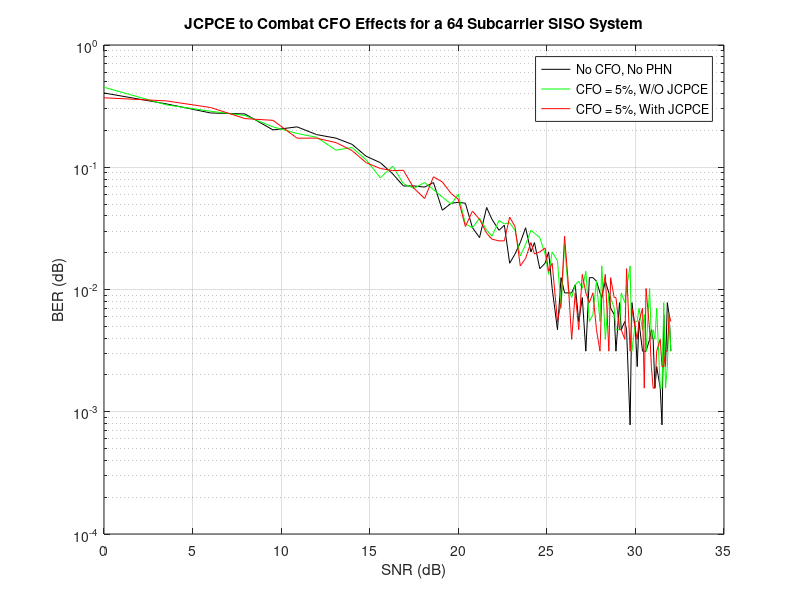

The MATLAB source for this figure:
% Divide the number after "alpha" by 100 in the BER variable names to get
% the
% actual Standard deviation used in the program
FSB_PhaseOffset_256_SNR = [0.00E+00	3.52E+00	6.02E+00	7.96E+00	9.54E+00	1.09E+01	1.20E+01	1.31E+01	1.40E+01	1.48E+01	1.56E+01	1.63E+01	1.69E+01	1.75E+01	1.81E+01	1.86E+01	1.91E+01	1.96E+01	2.00E+01	2.04E+01	2.08E+01	2.12E+01	2.16E+01	2.19E+01	2.23E+01	2.26E+01	2.29E+01	2.32E+01	2.35E+01	2.38E+01	2.41E+01	2.43E+01	2.46E+01	2.49E+01	2.51E+01	2.53E+01	2.56E+01	2.58E+01	2.60E+01	2.62E+01	2.64E+01	2.66E+01	2.68E+01	2.70E+01	2.72E+01	2.74E+01	2.76E+01	2.78E+01	2.80E+01	2.81E+01	2.83E+01	2.85E+01	2.86E+01	2.88E+01	2.89E+01	2.91E+01	2.92E+01	2.94E+01	2.95E+01	2.97E+01	2.98E+01	3.00E+01	3.01E+01	3.02E+01	3.04E+01	3.05E+01	3.06E+01	3.08E+01	3.09E+01	3.10E+01	3.11E+01	3.12E+01	3.14E+01	3.15E+01	3.16E+01	3.17E+01	3.18E+01	3.19E+01	3.20E+01];
FSB_PhaseOffset_256_f0_BER = [4.05E-01  3.30E-01  2.78E-01  2.73E-01  2.02E-01  2.14E-01  1.85E-01  1.73E-01  1.54E-01  1.23E-01  1.09E-01  8.83E-02  7.03E-02  7.03E-02  6.88E-02  7.50E-02  4.45E-02  5.08E-02  5.16E-02  5.08E-02  3.20E-02  2.66E-02  4.69E-02  3.75E-02  3.05E-02  3.36E-02  1.64E-02  1.95E-02  2.42E-02  3.20E-02  2.03E-02  2.42E-02  1.48E-02  1.64E-02  2.03E-02  1.02E-02  4.69E-03  1.25E-02  9.38E-03  9.38E-03  9.38E-03  1.09E-02  5.47E-03  8.59E-03  3.13E-03  1.25E-02  1.25E-02  1.17E-02  9.38E-03  8.59E-03  1.17E-02  9.38E-03  7.03E-03  6.25E-03  3.13E-03  7.81E-03  4.69E-03  5.47E-03  4.69E-03  7.81E-04  7.81E-03  4.69E-03  2.34E-03  5.47E-03  3.13E-03  3.13E-03  3.13E-03  3.91E-03  4.69E-03  3.91E-03  1.56E-03  2.34E-03  1.56E-03  7.81E-04  6.25E-03  2.34E-03  7.81E-03  6.25E-03  3.13E-03];

FSB_PhaseOffset_256_f5_p0_BER = [3.70E-01  3.49E-01  3.08E-01  2.50E-01  2.42E-01  1.73E-01  1.73E-01  1.59E-01  1.37E-01  1.09E-01  9.77E-02  9.38E-02  9.45E-02  6.72E-02  5.55E-02  8.36E-02  7.58E-02  6.09E-02  5.47E-02  3.28E-02  4.38E-02  3.75E-02  2.89E-02  2.58E-02  2.50E-02  2.50E-02  3.91E-02  3.28E-02  1.56E-02  1.80E-02  2.42E-02  1.95E-02  2.03E-02  2.19E-02  1.41E-02  1.64E-02  5.47E-03  7.81E-03  2.73E-02  1.17E-02  3.91E-03  9.38E-03  4.69E-03  1.33E-02  9.38E-03  7.81E-03  9.38E-03  4.69E-03  3.13E-03  8.59E-03  1.33E-02  3.13E-03  1.25E-02  8.59E-03  8.59E-03  4.69E-03  4.69E-03  3.91E-03  1.48E-02  3.13E-03  7.03E-03  4.69E-03  3.91E-03  5.47E-03  7.03E-03  1.56E-03  1.02E-02  4.69E-03  2.34E-03  1.56E-03  1.56E-03  3.13E-03  3.91E-03  2.34E-03  2.34E-03  3.13E-03  3.13E-03  6.25E-03  5.47E-03];
FSB_PhaseOffset_256_f10_p0_BER = [4.51E-01  3.24E-01  2.87E-01  2.65E-01  2.14E-01  1.89E-01  1.76E-01  1.38E-01  1.45E-01  1.15E-01  8.20E-02  1.02E-01  7.34E-02  6.72E-02  7.50E-02  6.56E-02  5.70E-02  5.00E-02  6.02E-02  3.44E-02  3.20E-02  3.83E-02  3.05E-02  2.73E-02  3.67E-02  3.44E-02  3.52E-02  3.05E-02  1.88E-02  2.34E-02  3.05E-02  2.89E-02  2.66E-02  1.95E-02  1.33E-02  2.03E-02  1.72E-02  7.03E-03  2.34E-02  1.02E-02  8.59E-03  1.09E-02  1.17E-02  1.02E-02  1.41E-02  5.47E-03  6.25E-03  1.17E-02  5.47E-03  1.56E-02  3.91E-03  9.38E-03  8.59E-03  7.03E-03  4.69E-03  4.69E-03  9.38E-03  7.81E-03  1.02E-02  1.56E-02  3.13E-03  5.47E-03  5.47E-03  7.03E-03  4.69E-03  6.25E-03  3.13E-03  1.02E-02  3.91E-03  4.69E-03  3.91E-03  7.03E-03  1.56E-03  1.56E-03  7.81E-03  1.56E-03  2.34E-03  6.25E-03  3.13E-03];

semilogy(FSB_PhaseOffset_256_SNR,FSB_PhaseOffset_256_f0_BER,'k-');
hold on
semilogy(FSB_PhaseOffset_256_SNR,FSB_PhaseOffset_256_f10_p0_BER,'g-');
semilogy(FSB_PhaseOffset_256_SNR,FSB_PhaseOffset_256_f5_p0_BER,'r-');
hold off
grid on
title('JCPCE to Combat CFO Effects for a 64 Subcarrier SISO System');
xlabel('SNR (dB)');
ylabel('BER (dB)');
legend('No CFO, No PHN', 'CFO = 5%, W/O JCPCE','CFO = 5%, With JCPCE');